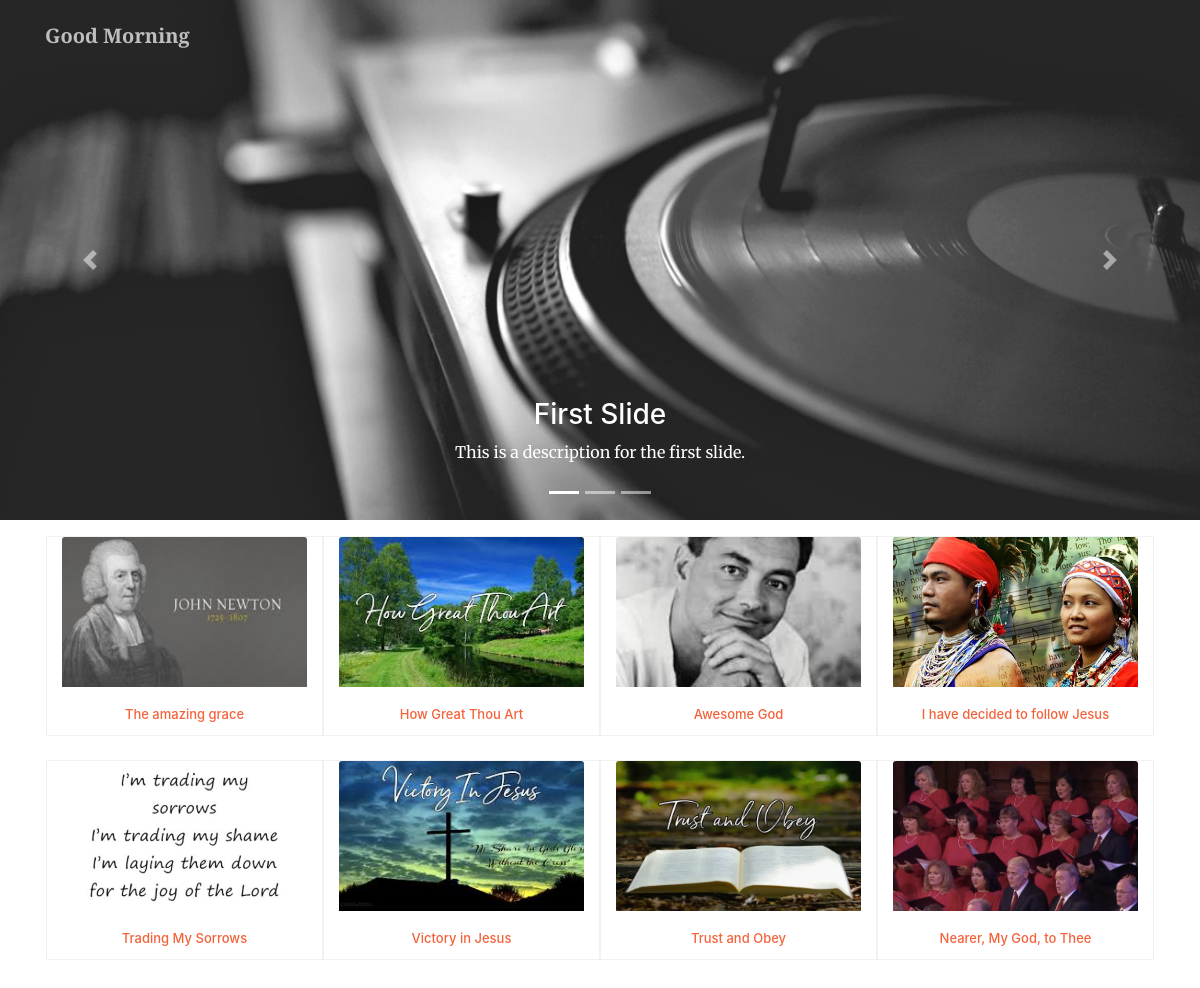
The page /videos on the database its author committed.
### music/models.py (models this page shows, shortened)
class Post(models.Model):
    title           = models.CharField(max_length=50, blank=True, null=True)
    description     = models.TextField(max_length=500)
    body            = models.TextField(default='', blank=True)
    video_url       = models.URLField(max_length=500)
    slug            = models.SlugField(default='', blank=True, max_length=40, unique=True)
    image           = models.ImageField(upload_to='post_images')
    info_source     = models.CharField(max_length=100, blank=True)
    date            = models.DateField(auto_now=True)
    author          = models.ForeignKey(Author, on_delete=models.CASCADE)
    image_thumbnail = ImageSpecField(source='image',
                                        processors=[ResizeToFill(1332, 850)],
                                        format='JPEG',
                                        options={'quality': 70})

### music/views.py (the view)
# urls.py: path('videos', view.videos_image),
def videos_image(request):
    posts = Post.objects.all()
    return render(request, 'videos.html', {'posts': posts})

### music/templates/videos.html (shortened to what this page needs)
{% include 'navbar/navbar.html' %} {% load static %}
<div id="carouselExampleIndicators" class="carousel slide" data-ride="carousel">
    <ol class="carousel-indicators">
        <li data-target="#carouselExampleIndicators" data-slide-to="0" class="active"></li>
        <li data-target="#carouselExampleIndicators" data-slide-to="1"></li>
        <li data-target="#carouselExampleIndicators" data-slide-to="2"></li>
    </ol>
    <div class="carousel-inner" role="listbox">
        <div class="carousel-item active" style="background-image: url('../static/img/music.jpg')">
            <div class="carousel-caption d-none d-md-block">
                <h3>First Slide</h3>
                <p>This is a description for the first slide.</p>
            </div>
        </div>
    </div>
    <a class="carousel-control-prev" href="#carouselExampleIndicators" role="button" data-slide="prev">
        <span class="carousel-control-prev-icon" aria-hidden="true"></span>
    </a>
    <a class="carousel-control-next" href="#carouselExampleIndicators" role="button" data-slide="next">
        <span class="carousel-control-next-icon" aria-hidden="true"></span>
    </a>
</div>
<div class="container">
    <div class="row text-center p-3">
        {% for post in posts %}
        <div class="col-lg-3 col-md-6 mb-4 flip-box">
            <div class="flip-box-inner">
                <div class="flip-box-front">
                    <div style="height: 150px;">
                        <a href="video/{{post.slug}}" class="card-image"><img class="card-img-top" src="media/{{post.image}}" alt="" style="height: 100%;"></a>
                    </div>
                    <div class="card-body">
                        <a href="/video/{{post.slug}}">
                            <h4 class="card-title">{{post.title}}</h4>
                        </a>
                    </div>
                </div>
                <div class="flip-box-back">
                    <a href="/video/{{post.slug}}">
                        <h4 class="card-title">{{post.title}}</h4>
                    </a>
                </div>
            </div>
        </div>
        {% endfor %}
    </div>
</div>
</body>
</html>

### music/templates/navbar/navbar.html (shortened to what this page needs)
{% load static %}
<!DOCTYPE html>
<html lang="en">
<head>
    <link href="{% static 'vendor/bootstrap/css/bootstrap.min.css' %}" rel="stylesheet">
    <link href="https://cdnjs.cloudflare.com/ajax/libs/magnific-popup.js/1.1.0/magnific-popup.min.css" rel="stylesheet" />
    <link href="{% static 'css/custom_styles.css' %}" rel="stylesheet">
    <link href="{% static 'css/modern.css' %}" rel="stylesheet">
</head>
<body>
    <nav class="navbar navbar-expand-lg navbar-light fixed-top py-3" id="mainNav">
        <div class="container">
            <a class="navbar-brand js-scroll-trigger" href="/">Good Morning</a>
        </div>
    </nav>

### music/templates/scripts/scripts.html (shortened to what this page needs)
{% load static %}

### music_app/static/css/modern.css (style rules this page uses)
.carousel-item { height: 65vh; min-height: 300px; background: no-repeat center center scroll; -webkit-background-size: cover; -moz-background-size: cover; -o-background-size: cover; background-size: cover; }

### music/templates/videos.html (style rules this page uses)
.flip-box { background-color: transparent; width: 300px; height: 200px; border: 1px solid #f1f1f1; }
.flip-box-inner { position: relative; width: 100%; height: 100%; text-align: center; transition: transform 0.8s; transform-style: preserve-3d; }
.flip-box-front, .flip-box-back { position: absolute; width: 100%; height: 100%; -webkit-backface-visibility: hidden; backface-visibility: hidden; }
.flip-box-front h4 { font-size: small; }
.flip-box-back { color: white; transform: rotateY(180deg); }
.flip-box-back a h4 { margin: 0; position: absolute; top: 50%; -ms-transform: translateY(-50%); transform: translateY(-50%); }

### rows shown on the page
Post: image (picture), title "The amazing grace"
Post: image (picture), title "How Great Thou Art"
Post: image (picture), title "Awesome God"
Post: image (picture), title "I have decided to follow Jesus"
Post: image (picture), title "Trading My Sorrows"
Post: image (picture), title "Victory in Jesus"
Post: image (picture), title "Trust and Obey"
Post: image (picture), title "Nearer, My God, to Thee"
